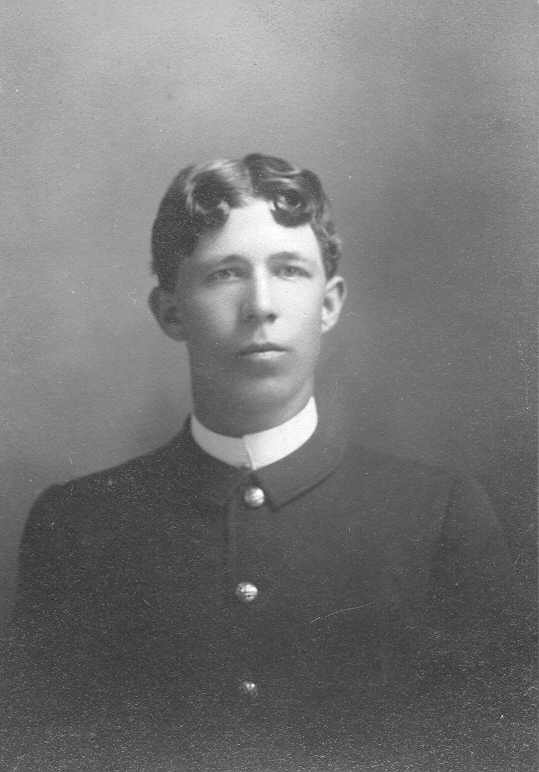
%> input picture 2021Fall/COMP4421/Tutorial_2_codes/charles_butter_2.jpg, 539 x 772 px
$ octave image_mask.m   (GNU Octave 9; MATLAB toolbox functions it lacks are replaced by stand-ins)
%> lines starting %> are read from the running program, lines starting %| are printed output that depends on the picture
f = imread('charles_butter_2.jpg');
%> f is the input picture: size 772x539 uint8; min 34, max 255, mean 118.6


%%%% average filter %%%%
figure
n = 3; % mask size
mask = (1/(n*n))*ones(n,n);
g = imfilter(f,mask);
subplot(1,4,1), imshow(g), title('average filter 3x3');

n = 10;
mask = (1/(n*n))*ones(n,n);
g = imfilter (f, mask);
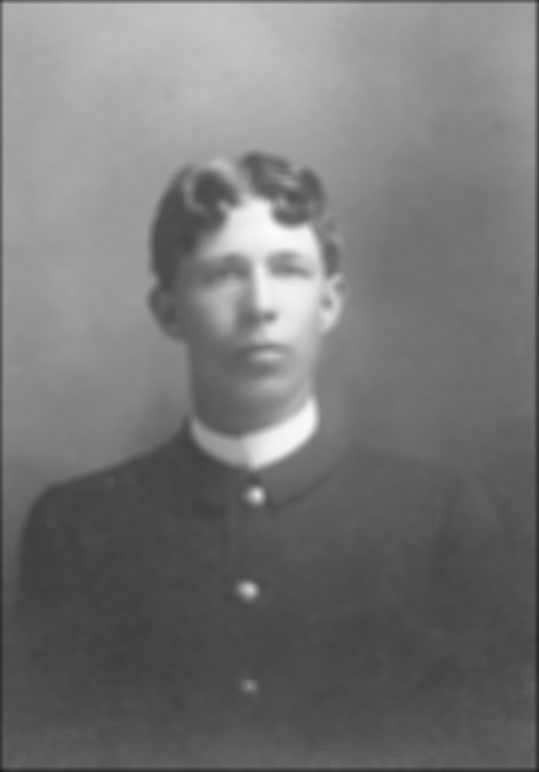
%> g: size 772x539 uint8; min 25, max 252, mean 117.6
subplot(1,4,2), imshow(g), title('average filter 10x10');

n = 20;
mask = (1/(n*n))*ones(n,n);
g = imfilter (f, mask);
subplot(1,4,3), imshow(g), title('average filter 20x20');

n = 20;
mask = fspecial('average',[n,n]);
g = imfilter (f, mask, 'replicate'); % assume out of bound pixels equal to the nearest pixel.
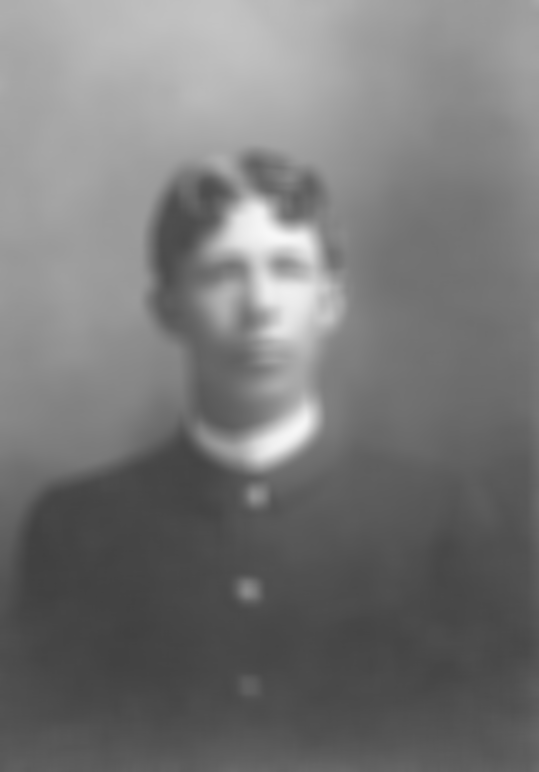
%> g: size 772x539 uint8; min 64, max 247, mean 118.6
subplot(1,4,4), imshow(g), title('average filter 20x20 (replicate)');


%%%% median filter %%%%
figure
g = medfilt2(f,[3 3]);
subplot(1,3,1), imshow(g), title('median filter 3x3');

g = medfilt2(f,[10 10]);
subplot(1,3,2), imshow(g), title('median filter 10x10');

g = medfilt2(f,[20 20]);
subplot(1,3,3), imshow(g), title('median filter 20x20');


%%%% gradient mask %%%%
figure
mask = fspecial('prewitt') ; % emphasize horizontal edges by approximating a vertical gradient
g = imfilter(f, mask);
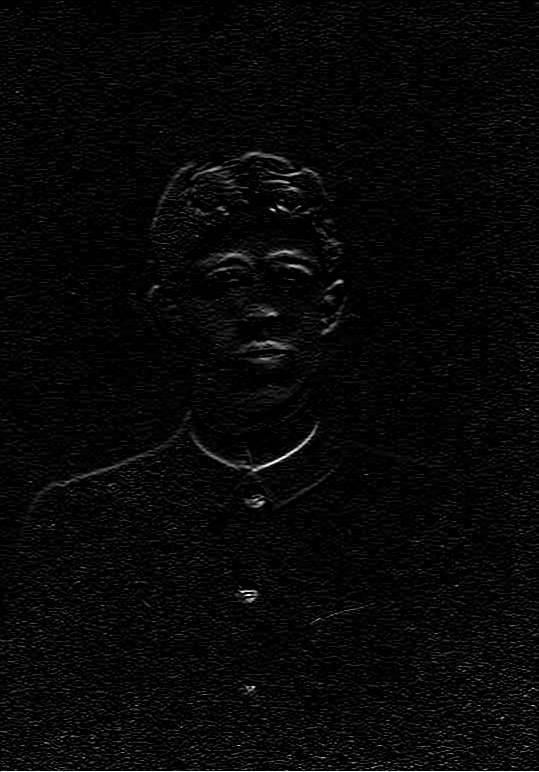
%> g: size 772x539 uint8; min 0, max 255, mean 7.5
subplot(1,2,1), imshow(g), title('prewitt');

mask = fspecial('sobel'); % weights closer neighbor a little more
g = imfilter(f, mask'); % take transpose to emphasize vertical edges
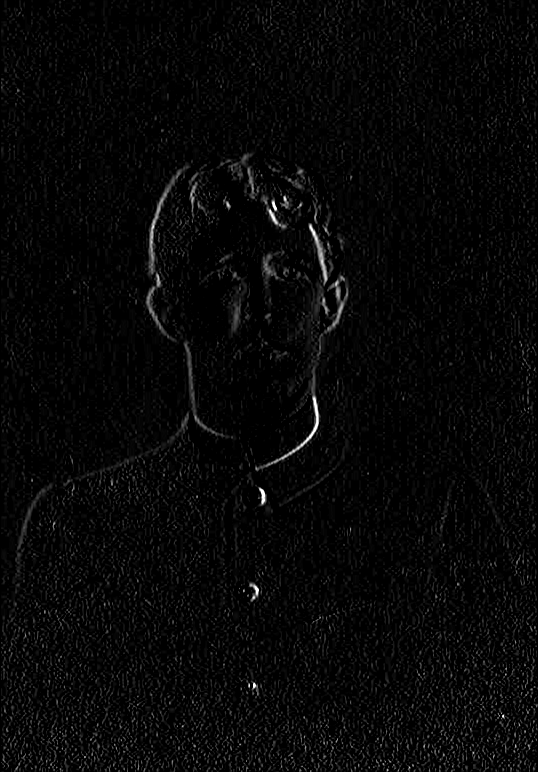
%> g: size 772x539 uint8; min 0, max 255, mean 7.9
subplot(1,2,2), imshow(g), title('sobel transpose');
